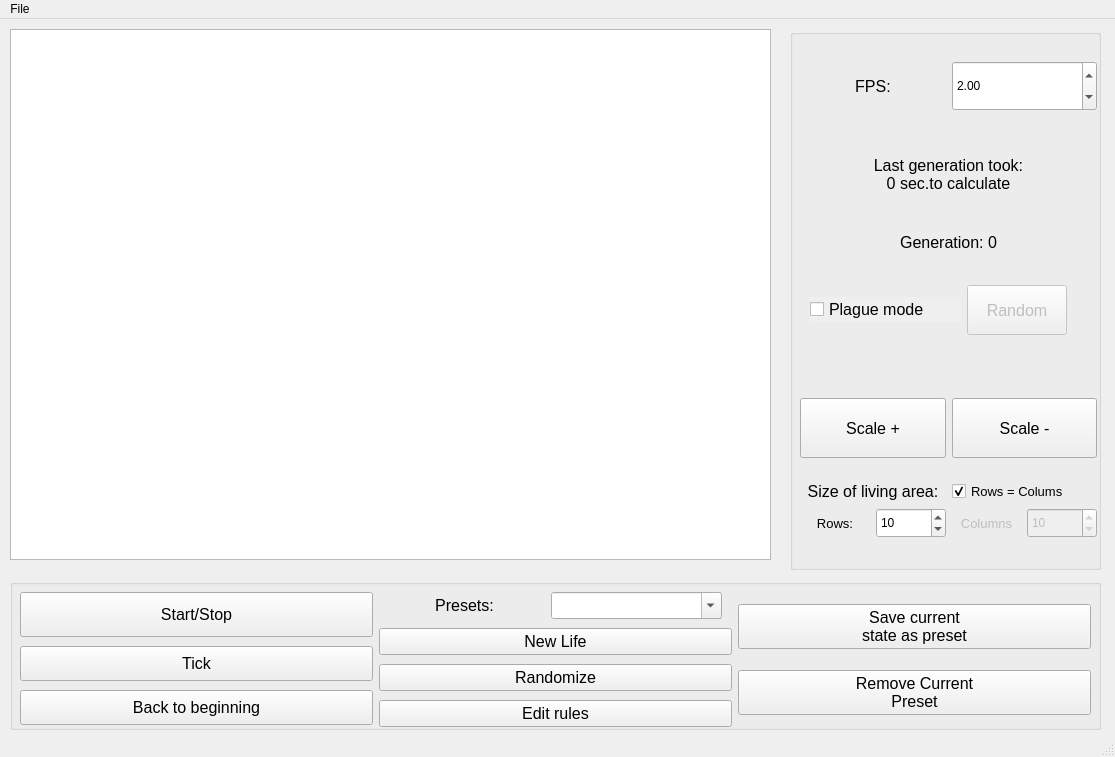
<?xml version="1.0" encoding="UTF-8"?>
<ui version="4.0">
 <class>MainWindow</class>
 <widget class="QMainWindow" name="MainWindow">
  <property name="geometry">
   <rect>
    <x>0</x>
    <y>0</y>
    <width>1115</width>
    <height>757</height>
   </rect>
  </property>
  <property name="windowTitle">
   <string>Game of life</string>
  </property>
  <widget class="QWidget" name="centralwidget">
   <widget class="QWidget" name="horizontalLayoutWidget">
    <property name="geometry">
     <rect>
      <x>20</x>
      <y>570</y>
      <width>1071</width>
      <height>141</height>
     </rect>
    </property>
    <layout class="QHBoxLayout" name="BottomBar">
     <item>
      <layout class="QVBoxLayout" name="verticalLayout_4">
       <item>
        <widget class="QPushButton" name="StartStop">
         <property name="minimumSize">
          <size>
           <width>0</width>
           <height>45</height>
          </size>
         </property>
         <property name="font">
          <font>
           <pointsize>12</pointsize>
          </font>
         </property>
         <property name="toolTip">
          <string>Start automatic generation with desired FPS</string>
         </property>
         <property name="text">
          <string>Start/Stop</string>
         </property>
        </widget>
       </item>
       <item>
        <widget class="QPushButton" name="Tick">
         <property name="minimumSize">
          <size>
           <width>0</width>
           <height>35</height>
          </size>
         </property>
         <property name="sizeIncrement">
          <size>
           <width>0</width>
           <height>0</height>
          </size>
         </property>
         <property name="font">
          <font>
           <pointsize>12</pointsize>
          </font>
         </property>
         <property name="toolTip">
          <string>Moves 1 generation ahead</string>
         </property>
         <property name="text">
          <string>Tick</string>
         </property>
         <property name="autoDefault">
          <bool>false</bool>
         </property>
         <property name="default">
          <bool>false</bool>
         </property>
         <property name="flat">
          <bool>false</bool>
         </property>
        </widget>
       </item>
       <item>
        <widget class="QPushButton" name="ToBegin">
         <property name="enabled">
          <bool>true</bool>
         </property>
         <property name="minimumSize">
          <size>
           <width>0</width>
           <height>35</height>
          </size>
         </property>
         <property name="font">
          <font>
           <pointsize>12</pointsize>
          </font>
         </property>
         <property name="toolTip">
          <string>With this button you can always come back to the state 
when you edited the setup at generetion 0</string>
         </property>
         <property name="text">
          <string>Back to beginning</string>
         </property>
        </widget>
       </item>
      </layout>
     </item>
     <item>
      <layout class="QVBoxLayout" name="verticalLayout">
       <item>
        <layout class="QHBoxLayout" name="horizontalLayout_2">
         <property name="spacing">
          <number>1</number>
         </property>
         <property name="rightMargin">
          <number>10</number>
         </property>
         <item>
          <widget class="QLabel" name="LPresets">
           <property name="font">
            <font>
             <pointsize>12</pointsize>
            </font>
           </property>
           <property name="toolTip">
            <string>Save and load your presets</string>
           </property>
           <property name="text">
            <string>Presets:</string>
           </property>
           <property name="textFormat">
            <enum>Qt::AutoText</enum>
           </property>
           <property name="alignment">
            <set>Qt::AlignCenter</set>
           </property>
           <property name="wordWrap">
            <bool>false</bool>
           </property>
           <property name="buddy">
            <cstring>ChoicePresets</cstring>
           </property>
          </widget>
         </item>
         <item>
          <widget class="QComboBox" name="ChoicePresets">
           <property name="font">
            <font>
             <pointsize>12</pointsize>
            </font>
           </property>
           <property name="statusTip">
            <string>aaa</string>
           </property>
           <property name="editable">
            <bool>true</bool>
           </property>
           <property name="frame">
            <bool>true</bool>
           </property>
          </widget>
         </item>
        </layout>
       </item>
       <item>
        <widget class="QPushButton" name="Blank">
         <property name="font">
          <font>
           <pointsize>12</pointsize>
          </font>
         </property>
         <property name="toolTip">
          <string>Sets generation to 0 and makes every cell dead</string>
         </property>
         <property name="text">
          <string>New Life</string>
         </property>
        </widget>
       </item>
       <item>
        <widget class="QPushButton" name="RandomStart">
         <property name="font">
          <font>
           <pointsize>12</pointsize>
          </font>
         </property>
         <property name="toolTip">
          <string/>
         </property>
         <property name="text">
          <string>Randomize</string>
         </property>
         <property name="iconSize">
          <size>
           <width>200</width>
           <height>200</height>
          </size>
         </property>
        </widget>
       </item>
       <item>
        <widget class="QPushButton" name="EditRules">
         <property name="font">
          <font>
           <pointsize>12</pointsize>
          </font>
         </property>
         <property name="toolTip">
          <string>When cell dies, stays allive...</string>
         </property>
         <property name="text">
          <string>Edit rules</string>
         </property>
         <property name="iconSize">
          <size>
           <width>200</width>
           <height>200</height>
          </size>
         </property>
        </widget>
       </item>
      </layout>
     </item>
     <item>
      <layout class="QVBoxLayout" name="verticalLayout_3">
       <item>
        <widget class="QPushButton" name="SaveState">
         <property name="font">
          <font>
           <pointsize>12</pointsize>
          </font>
         </property>
         <property name="toolTip">
          <string>You can save what you see. </string>
         </property>
         <property name="text">
          <string>Save current 
state as preset</string>
         </property>
        </widget>
       </item>
       <item>
        <widget class="QPushButton" name="RemovePreset">
         <property name="font">
          <font>
           <pointsize>12</pointsize>
          </font>
         </property>
         <property name="toolTip">
          <string>Nothing to explain</string>
         </property>
         <property name="text">
          <string>Remove Current
Preset</string>
         </property>
        </widget>
       </item>
      </layout>
     </item>
    </layout>
   </widget>
   <widget class="QWidget" name="verticalLayoutWidget_5">
    <property name="geometry">
     <rect>
      <x>800</x>
      <y>20</y>
      <width>297</width>
      <height>521</height>
     </rect>
    </property>
    <layout class="QVBoxLayout" name="RightBar">
     <item>
      <layout class="QGridLayout" name="gridLayout">
       <item row="0" column="0">
        <widget class="QLabel" name="FPSL">
         <property name="minimumSize">
          <size>
           <width>50</width>
           <height>60</height>
          </size>
         </property>
         <property name="font">
          <font>
           <pointsize>12</pointsize>
          </font>
         </property>
         <property name="toolTip">
          <string>Frames per second</string>
         </property>
         <property name="text">
          <string>FPS:</string>
         </property>
         <property name="alignment">
          <set>Qt::AlignCenter</set>
         </property>
         <property name="buddy">
          <cstring>FPSSpinBox</cstring>
         </property>
        </widget>
       </item>
       <item row="0" column="1">
        <widget class="QDoubleSpinBox" name="FPSSpinBox">
         <property name="minimumSize">
          <size>
           <width>50</width>
           <height>50</height>
          </size>
         </property>
         <property name="toolTip">
          <string>Frames per second</string>
         </property>
         <property name="readOnly">
          <bool>false</bool>
         </property>
         <property name="keyboardTracking">
          <bool>false</bool>
         </property>
         <property name="decimals">
          <number>2</number>
         </property>
         <property name="minimum">
          <double>0.010000000000000</double>
         </property>
         <property name="maximum">
          <double>1001.000000000000000</double>
         </property>
         <property name="singleStep">
          <double>0.100000000000000</double>
         </property>
         <property name="value">
          <double>2.000000000000000</double>
         </property>
        </widget>
       </item>
      </layout>
     </item>
     <item>
      <widget class="QLabel" name="LDelay">
       <property name="minimumSize">
        <size>
         <width>0</width>
         <height>60</height>
        </size>
       </property>
       <property name="maximumSize">
        <size>
         <width>16777215</width>
         <height>50</height>
        </size>
       </property>
       <property name="baseSize">
        <size>
         <width>0</width>
         <height>0</height>
        </size>
       </property>
       <property name="font">
        <font>
         <pointsize>12</pointsize>
        </font>
       </property>
       <property name="layoutDirection">
        <enum>Qt::LeftToRight</enum>
       </property>
       <property name="frameShape">
        <enum>QFrame::NoFrame</enum>
       </property>
       <property name="text">
        <string>Last generation took:
0 sec.to calculate</string>
       </property>
       <property name="scaledContents">
        <bool>false</bool>
       </property>
       <property name="alignment">
        <set>Qt::AlignCenter</set>
       </property>
       <property name="margin">
        <number>10</number>
       </property>
      </widget>
     </item>
     <item>
      <widget class="QLabel" name="LGeneration">
       <property name="maximumSize">
        <size>
         <width>16777215</width>
         <height>40</height>
        </size>
       </property>
       <property name="baseSize">
        <size>
         <width>0</width>
         <height>0</height>
        </size>
       </property>
       <property name="font">
        <font>
         <pointsize>12</pointsize>
        </font>
       </property>
       <property name="layoutDirection">
        <enum>Qt::LeftToRight</enum>
       </property>
       <property name="frameShape">
        <enum>QFrame::NoFrame</enum>
       </property>
       <property name="text">
        <string>Generation: 0</string>
       </property>
       <property name="alignment">
        <set>Qt::AlignCenter</set>
       </property>
       <property name="margin">
        <number>10</number>
       </property>
      </widget>
     </item>
     <item>
      <layout class="QHBoxLayout" name="horizontalLayout_5">
       <property name="leftMargin">
        <number>10</number>
       </property>
       <property name="topMargin">
        <number>0</number>
       </property>
       <property name="rightMargin">
        <number>30</number>
       </property>
       <item>
        <widget class="QCheckBox" name="PlagueCheckBox">
         <property name="sizePolicy">
          <sizepolicy hsizetype="Ignored" vsizetype="Fixed">
           <horstretch>50</horstretch>
           <verstretch>0</verstretch>
          </sizepolicy>
         </property>
         <property name="sizeIncrement">
          <size>
           <width>0</width>
           <height>50</height>
          </size>
         </property>
         <property name="baseSize">
          <size>
           <width>50</width>
           <height>100</height>
          </size>
         </property>
         <property name="font">
          <font>
           <pointsize>12</pointsize>
          </font>
         </property>
         <property name="toolTip">
          <string>In plague mode you can 
infect cells with right mouse
button. They wil die after 1 
generations and infect other 
cells. 
 They are marked with green.</string>
         </property>
         <property name="layoutDirection">
          <enum>Qt::LeftToRight</enum>
         </property>
         <property name="autoFillBackground">
          <bool>true</bool>
         </property>
         <property name="text">
          <string>Plague mode</string>
         </property>
        </widget>
       </item>
       <item>
        <widget class="QPushButton" name="RandomInfection">
         <property name="enabled">
          <bool>false</bool>
         </property>
         <property name="sizePolicy">
          <sizepolicy hsizetype="Minimum" vsizetype="Fixed">
           <horstretch>0</horstretch>
           <verstretch>0</verstretch>
          </sizepolicy>
         </property>
         <property name="minimumSize">
          <size>
           <width>100</width>
           <height>50</height>
          </size>
         </property>
         <property name="font">
          <font>
           <pointsize>12</pointsize>
          </font>
         </property>
         <property name="toolTip">
          <string>Disaster! Random infection!</string>
         </property>
         <property name="text">
          <string>Random</string>
         </property>
        </widget>
       </item>
      </layout>
     </item>
     <item>
      <spacer name="horizontalSpacer_3">
       <property name="orientation">
        <enum>Qt::Horizontal</enum>
       </property>
       <property name="sizeHint" stdset="0">
        <size>
         <width>40</width>
         <height>20</height>
        </size>
       </property>
      </spacer>
     </item>
     <item>
      <spacer name="horizontalSpacer_2">
       <property name="orientation">
        <enum>Qt::Horizontal</enum>
       </property>
       <property name="sizeHint" stdset="0">
        <size>
         <width>40</width>
         <height>20</height>
        </size>
       </property>
      </spacer>
     </item>
     <item>
      <layout class="QHBoxLayout" name="horizontalLayout_4">
       <item>
        <widget class="QPushButton" name="ScaleIn">
         <property name="minimumSize">
          <size>
           <width>0</width>
           <height>60</height>
          </size>
         </property>
         <property name="font">
          <font>
           <pointsize>12</pointsize>
          </font>
         </property>
         <property name="toolTip">
          <string>Scale + 10%
You can use mouse wheel too</string>
         </property>
         <property name="text">
          <string>Scale +</string>
         </property>
         <property name="flat">
          <bool>false</bool>
         </property>
        </widget>
       </item>
       <item>
        <widget class="QPushButton" name="ScaleOut">
         <property name="minimumSize">
          <size>
           <width>0</width>
           <height>60</height>
          </size>
         </property>
         <property name="font">
          <font>
           <pointsize>12</pointsize>
          </font>
         </property>
         <property name="toolTip">
          <string>Scale - 10%
You can use mouse wheel too</string>
         </property>
         <property name="text">
          <string>Scale -</string>
         </property>
        </widget>
       </item>
      </layout>
     </item>
     <item>
      <layout class="QVBoxLayout" name="verticalLayout_6">
       <item>
        <layout class="QHBoxLayout" name="horizontalLayout">
         <item>
          <widget class="QLabel" name="LSize">
           <property name="font">
            <font>
             <pointsize>12</pointsize>
            </font>
           </property>
           <property name="layoutDirection">
            <enum>Qt::RightToLeft</enum>
           </property>
           <property name="text">
            <string>Size of living area:</string>
           </property>
           <property name="alignment">
            <set>Qt::AlignCenter</set>
           </property>
          </widget>
         </item>
         <item>
          <widget class="QCheckBox" name="RowsColumsCheckBox">
           <property name="font">
            <font>
             <pointsize>10</pointsize>
            </font>
           </property>
           <property name="layoutDirection">
            <enum>Qt::LeftToRight</enum>
           </property>
           <property name="autoFillBackground">
            <bool>false</bool>
           </property>
           <property name="inputMethodHints">
            <set>Qt::ImhNone</set>
           </property>
           <property name="text">
            <string>Rows = Colums</string>
           </property>
           <property name="iconSize">
            <size>
             <width>24</width>
             <height>24</height>
            </size>
           </property>
           <property name="checked">
            <bool>true</bool>
           </property>
          </widget>
         </item>
        </layout>
       </item>
       <item>
        <layout class="QHBoxLayout" name="horizontalLayout_3">
         <item>
          <widget class="QLabel" name="LRows">
           <property name="font">
            <font>
             <pointsize>10</pointsize>
            </font>
           </property>
           <property name="text">
            <string>Rows:</string>
           </property>
           <property name="alignment">
            <set>Qt::AlignCenter</set>
           </property>
           <property name="buddy">
            <cstring>RowsSpinBox</cstring>
           </property>
          </widget>
         </item>
         <item>
          <widget class="QSpinBox" name="RowsSpinBox">
           <property name="sizePolicy">
            <sizepolicy hsizetype="Minimum" vsizetype="Fixed">
             <horstretch>0</horstretch>
             <verstretch>0</verstretch>
            </sizepolicy>
           </property>
           <property name="minimumSize">
            <size>
             <width>0</width>
             <height>30</height>
            </size>
           </property>
           <property name="minimum">
            <number>1</number>
           </property>
           <property name="maximum">
            <number>1000</number>
           </property>
           <property name="value">
            <number>10</number>
           </property>
          </widget>
         </item>
         <item>
          <widget class="QLabel" name="LColums">
           <property name="enabled">
            <bool>false</bool>
           </property>
           <property name="font">
            <font>
             <pointsize>10</pointsize>
            </font>
           </property>
           <property name="text">
            <string>Columns</string>
           </property>
           <property name="alignment">
            <set>Qt::AlignCenter</set>
           </property>
           <property name="buddy">
            <cstring>ColumnsSpinBox</cstring>
           </property>
          </widget>
         </item>
         <item>
          <widget class="QSpinBox" name="ColumnsSpinBox">
           <property name="enabled">
            <bool>false</bool>
           </property>
           <property name="minimumSize">
            <size>
             <width>0</width>
             <height>30</height>
            </size>
           </property>
           <property name="minimum">
            <number>1</number>
           </property>
           <property name="maximum">
            <number>1000</number>
           </property>
           <property name="value">
            <number>10</number>
           </property>
          </widget>
         </item>
        </layout>
       </item>
      </layout>
     </item>
    </layout>
   </widget>
   <widget class="QGroupBox" name="groupBox_B">
    <property name="geometry">
     <rect>
      <x>10</x>
      <y>560</y>
      <width>1091</width>
      <height>151</height>
     </rect>
    </property>
    <property name="title">
     <string/>
    </property>
   </widget>
   <widget class="QGroupBox" name="groupBox_R">
    <property name="geometry">
     <rect>
      <x>790</x>
      <y>10</y>
      <width>311</width>
      <height>541</height>
     </rect>
    </property>
    <property name="title">
     <string/>
    </property>
    <property name="flat">
     <bool>false</bool>
    </property>
    <property name="checkable">
     <bool>false</bool>
    </property>
   </widget>
   <widget class="QGraphicsView" name="graphicsView">
    <property name="geometry">
     <rect>
      <x>10</x>
      <y>10</y>
      <width>761</width>
      <height>531</height>
     </rect>
    </property>
   </widget>
   <zorder>groupBox_B</zorder>
   <zorder>groupBox_R</zorder>
   <zorder>horizontalLayoutWidget</zorder>
   <zorder>verticalLayoutWidget_5</zorder>
   <zorder>graphicsView</zorder>
  </widget>
  <widget class="QMenuBar" name="menubar">
   <property name="geometry">
    <rect>
     <x>0</x>
     <y>0</y>
     <width>1115</width>
     <height>21</height>
    </rect>
   </property>
   <widget class="QMenu" name="menuFile">
    <property name="title">
     <string>File</string>
    </property>
    <addaction name="actionExit"/>
    <addaction name="actionAbout"/>
   </widget>
   <addaction name="menuFile"/>
  </widget>
  <widget class="QStatusBar" name="statusbar"/>
  <action name="actionExit">
   <property name="text">
    <string>Exit</string>
   </property>
   <property name="toolTip">
    <string>Bye bye :(</string>
   </property>
  </action>
  <action name="actionAbout">
   <property name="text">
    <string>About</string>
   </property>
   <property name="toolTip">
    <string>Info about author and program itself</string>
   </property>
  </action>
 </widget>
 <resources/>
 <connections/>
</ui>
